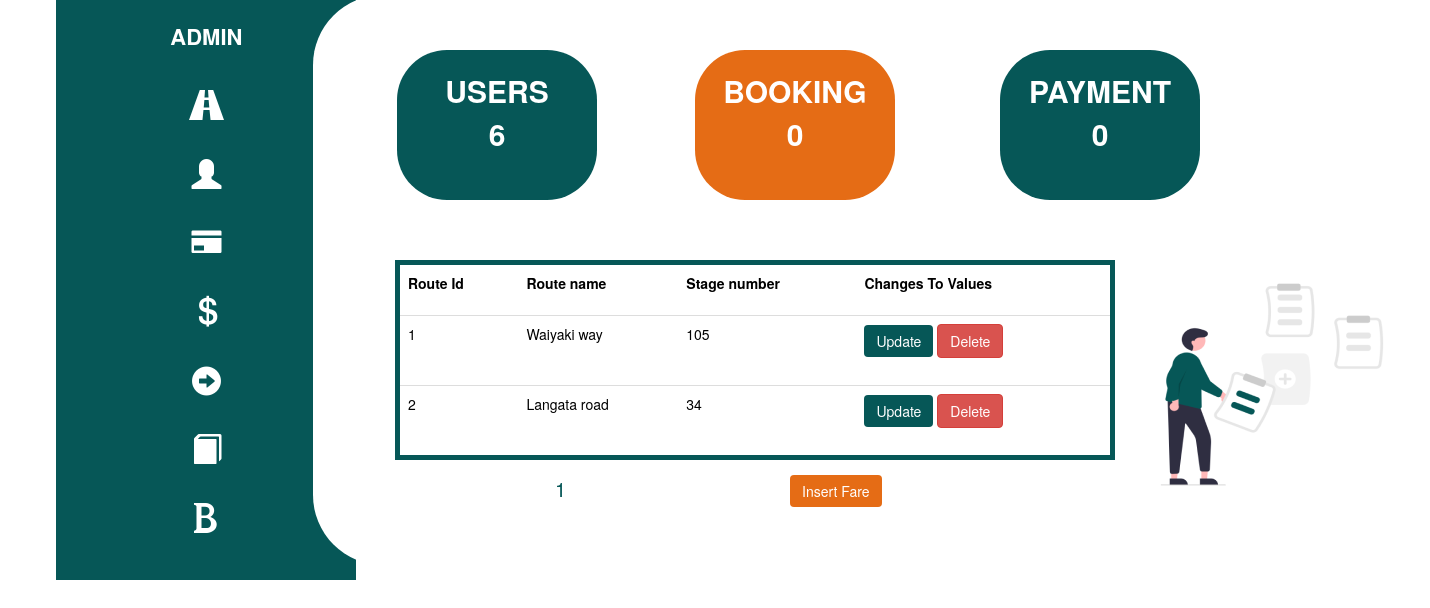
The app's page /admin_route.php with its own data.
### tables this page shows
CREATE TABLE `route` (
  `route_id` int(11) NOT NULL,
  `route_name` varchar(100) NOT NULL,
  `route_number` varchar(20) NOT NULL
);

### queries/admin_count.php (called while the page is built)
<?php
include_once ("connect.php");
$sql = "SELECT * from users";
if ($result = mysqli_query($conn, $sql)) {
    $usersrowcount = mysqli_num_rows( $result );
}
$sql1 = "SELECT * from booking";
if ($result = mysqli_query($conn, $sql1)) {
    $bookingrowcount = mysqli_num_rows( $result );
}
$sql1 = "SELECT * from payment";
if ($result = mysqli_query($conn, $sql1)) {
    $paymentrowcount = mysqli_num_rows( $result );
}
?>

### admin_route.php (the view, shortened to what this page needs)
<?php
include_once ("queries/connect.php");
include_once ("queries/admin_count.php");
?>
<!DOCTYPE html>
<html lang="en">
<head>
    <link rel="stylesheet" href="https://maxcdn.bootstrapcdn.com/bootstrap/3.3.7/css/bootstrap.min.css">
    <link rel="stylesheet" href="css/admin.css?v=<?php echo time(); ?>">
</head>
<body>
    <div class="container">
        <div class="backshapes">
            <div class="item1"><p id="rcorners1"><br>ADMIN<br><br>
                <a href="admin.php">
                    <span class="glyphicon glyphicon-road" style="font-size:30px; color:white; margin-top:5px"></span>
                </a><br><br>
                <a href="admin_user.php">
                    <span class="glyphicon glyphicon-user" style="font-size:30px; color:white;"></span>
                </a><br><br>
                <a href="admin_payment.php">
                    <span class="glyphicon glyphicon-credit-card" style="font-size:30px; color:white;"></span>
                </a><br><br>
                <a href="admin_fare.php">
                    <span class="glyphicon glyphicon-usd" style="font-size:30px; color:white;"></span>
                </a><br><br>
                <a href="admin_route.php">
                    <span class="glyphicon glyphicon-circle-arrow-right" style="font-size:30px; color:white;"></span>
                </a><br><br>
                <a href="admin_booking.php">
                    <span class="glyphicon glyphicon-book" style="font-size:30px; color:white;"></span>
                </a><br><br>
                <a href="admin_bus.php">
                    <span class="glyphicon glyphicon-bold" style="font-size:30px; color:white;"></span>
                </a><br><br>
                </p>
                </div>
                <div class="item2"><p id="rcorners2"></p></div>
                <div class="item3"><p id="rcorners3">USERS<br><?php echo $usersrowcount; ?></p></div>
                <div class="item4"><p id="rcorners4">BOOKING<br><?php echo $bookingrowcount; ?></p></div>
                <div class="item5"><p id="rcorners5">PAYMENT<br><?php echo $paymentrowcount; ?></p></div>
                <div class="item6"><table id="rcorners6" class="table">
                    <tr>
                    <th scope="col">Route Id</th>
                    <th scope="col">Route name</th>
                    <th scope="col">Stage number</th>
                    <th scope="col">Changes To Values</th>
                    </tr>
                    <?php
                        if (!isset ($_GET['page']) )
                        { $page_number = 1;}
                        else
                        { $page_number = $_GET['page'];}
                        $limit = 3;
                        $initial_page = ($page_number-1) * $limit;
                        $sql_select = "SELECT  * FROM `route`";
                        $results = $conn->query($sql_select);
                        $total_rows = mysqli_num_rows($results);
                        $total_pages = ceil ($total_rows / $limit);
                        if($results -> num_rows > 0)
                        {
                            $query = "SELECT *FROM `route`LIMIT " . $initial_page . ',' . $limit;
                            $result = mysqli_query($conn, $query);
                            while($row = mysqli_fetch_array($result)){
                                ?>
                               <tr>
                                   <td><?php echo $row['route_id']; ?></td>
                                   <td><?php echo $row['route_name']; ?></td>
                                   <td><?php echo $row['route_number']; ?></td>
                                   <td>
                                        <button type="button" class="btn btn-warning" id="editbtn"><a name="update_route" href="update_route.php?id=<?php echo $row['route_id']; ?>">Update</a></button>
                                        <button type="button" class="btn btn-danger"id ="deletebtn"><a name="queries/delete_route" href="queries/delete_route.php?id=<?php echo $row['route_id']; ?>">Delete</a></button>
                                    </td>
                               </tr>
                               <?php
                            }
                        }
                    ?>
                </table>
                <?php
                    for($page_number = 1; $page_number<= $total_pages; $page_number++) {
                        echo '<a class="pagination" href = "admin_route.php?page=' . $page_number . '">' . $page_number . ' </a>';
                    }
                ?>
            <button type="button" class="btn btn-success" id ="insertbtn"><a name="insert_route" href="insert_route.php?id=<?php echo $row['id']; ?>">Insert Fare</a></button>
            </div>
                <div class="admin-image">
                    <img src="images/admin.png" alt="">
                </div>
            </div>
        </div>
</body>
</html>

### css/admin.css (style rules this page uses)
* { margin: 0; padding: 0; }
body { width: 100%; height: 100vh; overflow-y: hidden; overflow-x: hidden; }
#rcorners1 { background: #065757; padding: 10px; width: 300px; height: 600px; color: #fff; text-align: center; font-size: 22px; margin-left: -100px; }
#rcorners2 { margin-top: -5px; border-radius: 70px 0px 0px 70px; background: #fff; padding: 10px; width: 900px; height: 570px; margin-left: -60px; }
#rcorners3 { border-radius: 50px; background: #065757; padding: 20px; width: 200px; height: 150px; margin-left: -33px; }
#rcorners4 { border-radius: 50px; background: #E56C15; padding: 20px; width: 200px; height: 150px; margin-left: -20px; }
#rcorners5 { border-radius: 50px; background: #065757; padding: 20px; width: 200px; height: 150px; }
#rcorners6 { border-radius: 50px; padding: 20px; width: 720px; height: 200px; }
.container { display: flex; align-items: center; }
.backshapes { position: relative; display: flex; width: 100%; }
.item2 { position: absolute; right: 0; top: 0; width: 80%; }
.item1 { position: absolute; right: 0; top: -20px; width: 99%; }
.item3 { position: absolute; right: 0; top: 50px; width: 75%; text-align: center; color: #fff; font-size: 18px; }
.item4 { position: absolute; right: 0; top: 50px; width: 50%; text-align: center; color: #fff; font-size: 18px; }
.item5 { position: absolute; right: 0; top: 50px; width: 25%; text-align: center; color: #fff; font-size: 18px; }
.item6 { position: absolute; margin-left: 250px; top: 260px; width: 100%; }
.admin-image img { position: absolute; margin-left: 1000px; margin-top: 270px; }
p { font-weight: bold; font-size: 30px; }
td, th { color: rgb(0, 0, 0); }
table { padding: 5px 5px 5px 5px; border-radius: 20px; border: solid; border-width: 5px; border-color: #065757; }
#editbtn { background-color: #065757; border: none; }
a.pagination { color: #065757; font-size: 20px; margin-top: -10px; margin-left: 160px; }
a { color: #fff; }
#insertbtn { margin-left: 220px; margin-top: -5px; background-color: #E56C15; border: none; }

### records on screen
route: route_id "1", route_name "Waiyaki way", route_number "105"
route: route_id "2", route_name "Langata road", route_number "34"

### other values on screen
$usersrowcount "6"
$bookingrowcount "0"
$paymentrowcount "0"
